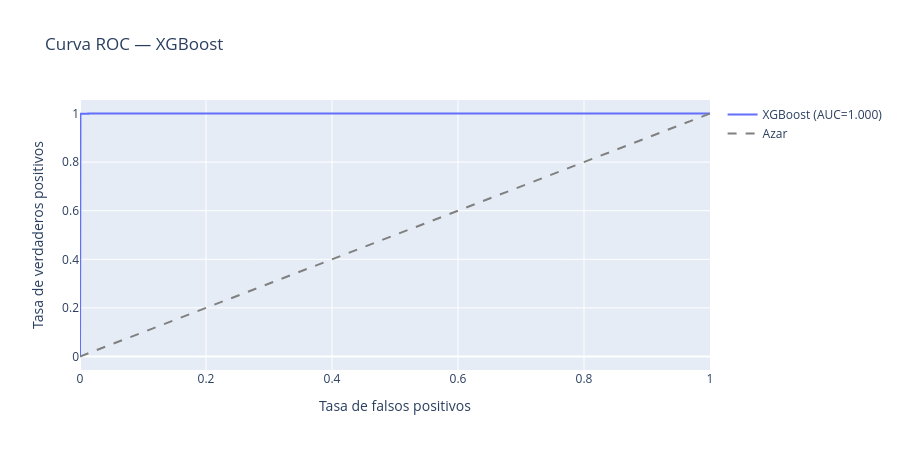

Notebook source saved alongside this figure:
### Code cell
# Curva ROC
proba_mejor = modelo_mejor.predict_proba(Xte_mejor)[:, 1]
fpr, tpr, _ = roc_curve(y_test, proba_mejor)
auc = roc_auc_score(y_test, proba_mejor)

fig = go.Figure()
fig.add_trace(go.Scatter(x=fpr, y=tpr, mode="lines", name=f"{mejor} (AUC={auc:.3f})"))
fig.add_trace(go.Scatter(x=[0, 1], y=[0, 1], mode="lines",
                         line=dict(dash="dash", color="gray"), name="Azar"))
fig.update_layout(title=f"Curva ROC — {mejor}",
                  xaxis_title="Tasa de falsos positivos",
                  yaxis_title="Tasa de verdaderos positivos", height=450)
fig.show()

### Figure 1 — Plotly figure (JSON) as saved in the notebook; plotly's stock layout.template omitted (floating-point values rounded to 4 significant figures; data arrays with more than 128 entries replaced by an {"elided": "..."} marker saying what was removed)
{"data": [{"mode": "lines", "name": "XGBoost (AUC=1.000)", "type": "scatter", "x": {"elided": "1008 float values"}, "y": {"elided": "1008 float values"}}, {"line": {"color": "gray", "dash": "dash"}, "mode": "lines", "name": "Azar", "type": "scatter", "x": [0, 1], "y": [0, 1]}], "layout": {"height": 450, "title": {"text": "Curva ROC — XGBoost"}, "xaxis": {"title": {"text": "Tasa de falsos positivos"}}, "yaxis": {"title": {"text": "Tasa de verdaderos positivos"}}}}
